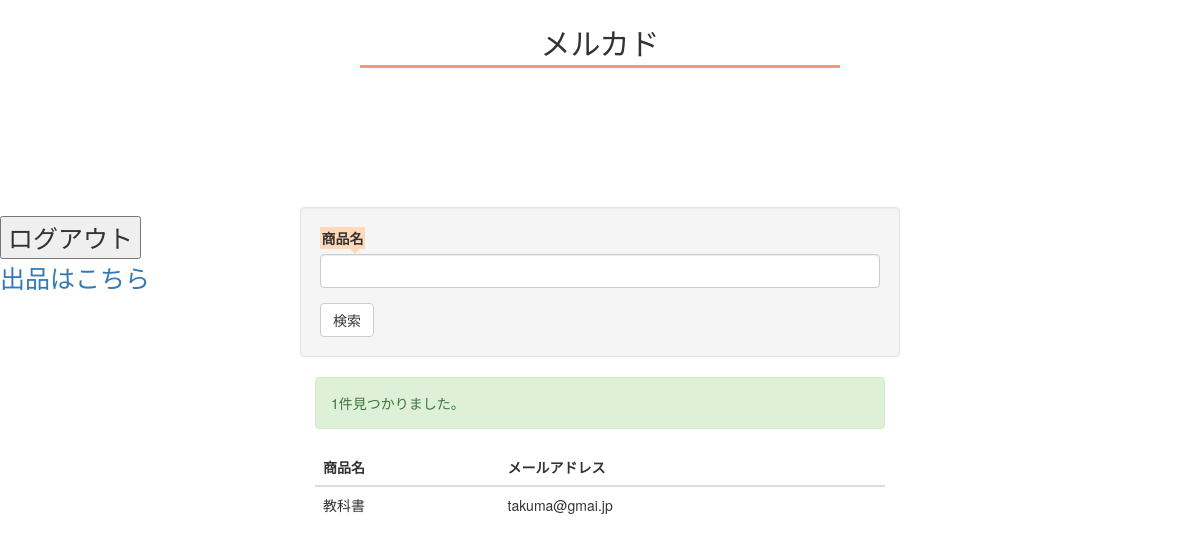
The page /htdocs/public/index.php (signed in) on the database as committed earlier.
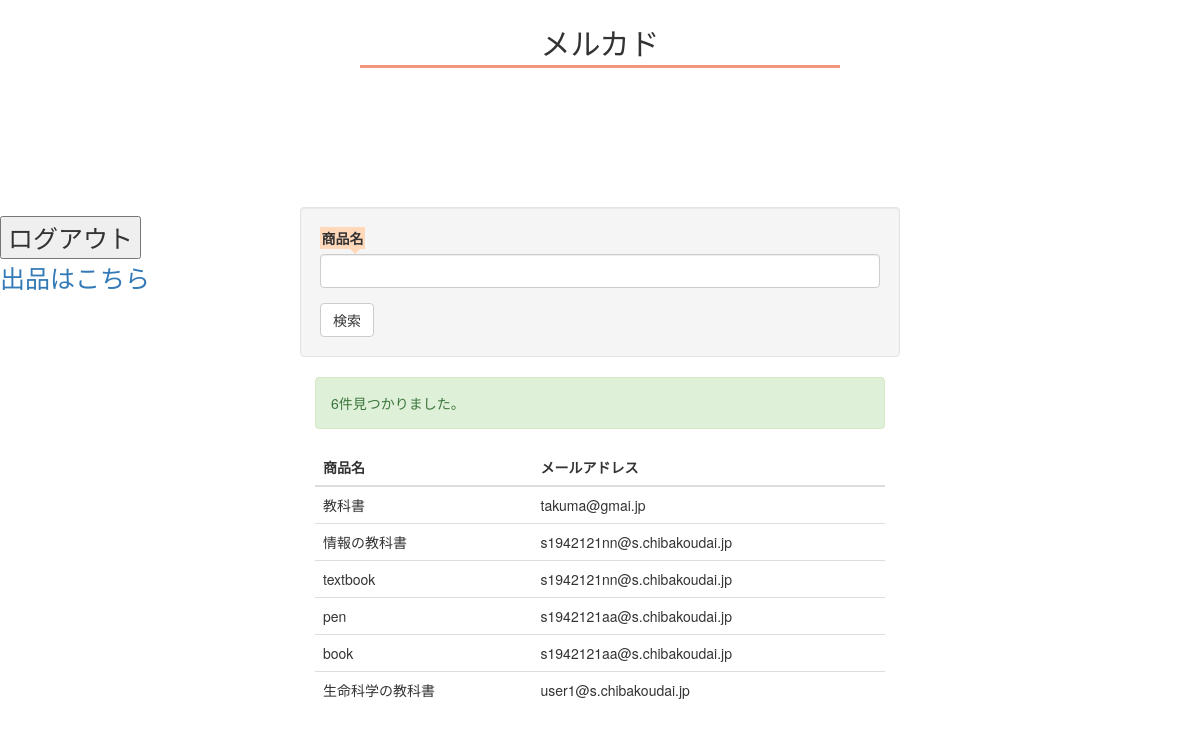
The same page on the database as committed later.
### tables this page shows
CREATE TABLE `product` (
  `id` int(11) NOT NULL AUTO_INCREMENT,
  `name` varchar(64) NOT NULL,
  `email` varchar(191) NOT NULL,
  PRIMARY KEY (`id`)
);

### htdocs/public/model.php (called while the page is built, shortened)
<?php
function getUserData($params){
	$dbServer = '127.0.0.1';
    $dbUser = isset($_SERVER['MYSQL_USER'])     ? $_SERVER['MYSQL_USER']     : 'testuser';
    $dbPass = isset($_SERVER['MYSQL_PASSWORD']) ? $_SERVER['MYSQL_PASSWORD'] : 'pass';
    $dbName = isset($_SERVER['MYSQL_DB'])       ? $_SERVER['MYSQL_DB']       : 'mydb';
	$Mysqli = new mysqli($dbServer, $dbUser, $dbPass, $dbName);
	$Mysqli->set_charset("utf8mb4");
	$where = [];
	if($where){
		$whereSql = implode(' AND ', $where);
		$sql = 'select * from product where ' . $whereSql ;
	}else{
		$sql = 'select * from product';
	}
	$PDataSet = $Mysqli->query($sql);
	$result = [];
	while($row = $PDataSet->fetch_assoc()){
		$result[] = $row;
	}
	return $result;
}

### htdocs/public/index.php (the view, shortened to what this page needs)
<?php
include_once('model.php');
$PData = getUserData($_GET);
?>
<!DOCTYPE HTML>
<html lang="en">
<head>
<link rel="stylesheet" href="style.css">
<link rel="stylesheet" href="https://maxcdn.bootstrapcdn.com/bootstrap/3.3.0/css/bootstrap.min.css">
<link rel="stylesheet" href="css.php">
</head>
<body>
<h2>メルカド</h2>
<div id="link">
　　<form  method="POST" action="logout.php">
    <input type="submit" name="logout" value="ログアウト">
    <p><a href="./shuppin.php">出品はこちら</a></p>
   </form>
</div>
<div class="col-xs-6 col-xs-offset-3 well">
	<form method="get" action="">
		<div class="form-group">
			<label for="InputName">商品名</label>
			<input name="name" class="form-control" id="InputName" value="<?php echo isset($_GET['name']) ? htmlspecialchars($_GET['name']) : '' ?>">
		</div>
		<input type="submit" class="btn btn-default" name="search" value="検索"/>
	</form>
</div>
<div class="col-xs-6 col-xs-offset-3">
	<?php if(isset($PData) && count($PData)): ?>
		<p class="alert alert-success"><?php echo count($PData) ?>件見つかりました。</p>
		<table class="table">
			<thead>
				<tr>
					<th>商品名</th>
					<th>メールアドレス</th>
				</tr>
			</thead>
			<tbody>
				<?php foreach($PData as $row): ?>
					<tr>
						<td><?php echo htmlspecialchars($row['name']) ?></td>
						<td><?php echo htmlspecialchars($row['email']) ?></td>
					</tr>
				<?php endforeach; ?>
			</tbody>
		</table>
	<?php else: ?>
		<p class="alert alert-danger">検索対象は見つかりませんでした。</p>
	<?php endif; ?>
</div>
</body>
</html>

### htdocs/public/style.css (style rules this page uses)
h2 { font-size: 60px; width: 40%; margin: 30px auto; text-align: center; font-family: serif; padding: 0.2em; color: #010101; background: #FFFF; border-bottom: solid 3px #f19780; }
body { background-color:#FFFF; }
label { position: relative; padding: 0.1em; background: #ffd9ba; }
label:after { position: absolute; content: ''; top: 100%; left: 30px; border: 5px solid transparent; border-top: 5px solid #ffd9ba; width: 0; height: 0; }
#link { font-size: 25px; margin-right: auto; width: 20%; position: relative; top: 100px; line-height: 1.5em; }

Rows that differ between the two databases and show on the page:
added product: name "情報の教科書", email "s1942121nn@s.chibakoudai.jp"
added product: name "textbook", email "s1942121nn@s.chibakoudai.jp"
added product: name "pen", email "s1942121aa@s.chibakoudai.jp"
added product: name "book", email "s1942121aa@s.chibakoudai.jp"
added product: name "生命科学の教科書", email "user1@s.chibakoudai.jp"
Other text that changed with them:
count($PData): "1" → "6"
